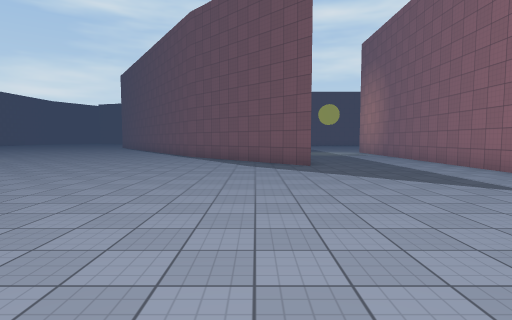
[1] (above)

24 first-person views from a walk through a scene from a Unity 3-D project. The camera is 1.5 m above the floor, tilts 4° down and sees 80° across. The floor is counted in squares, 2 m on a side. Each view is taken from the middle of a square. On the plan, view 1 faces up. The plan holds only what a view shows up to about 10 squares ahead; the rest is blank. The place goes on beyond the plan. The player is left out. Surface patterns are stand-ins for the level's own textures.

[2]
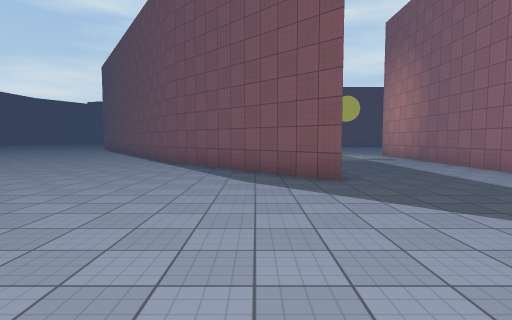

[3]
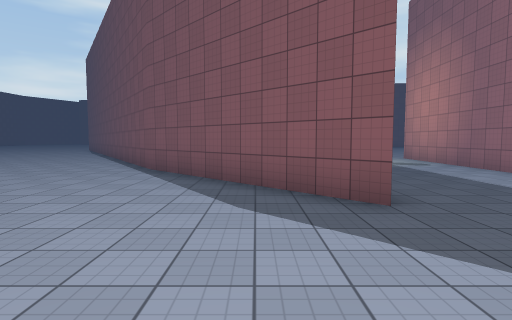

[4]
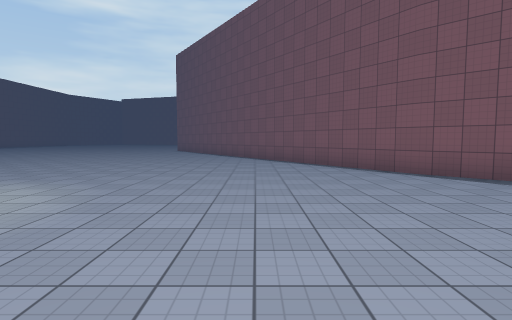

[5]
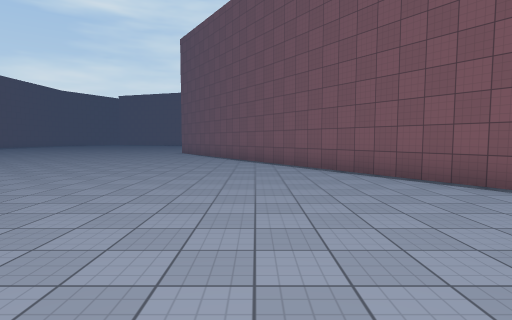

[6]
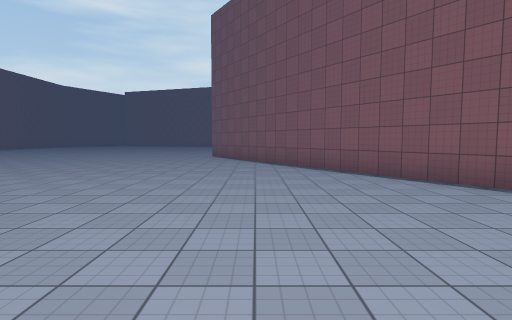

[7]
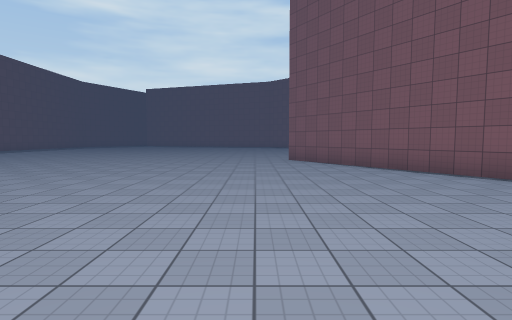

[8]
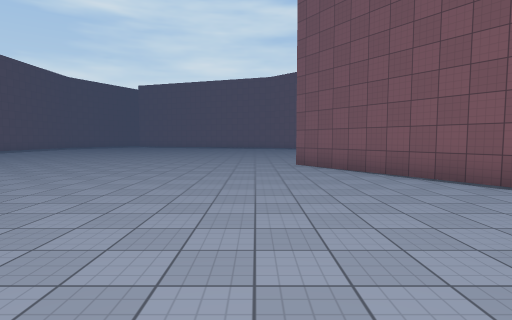

[9]
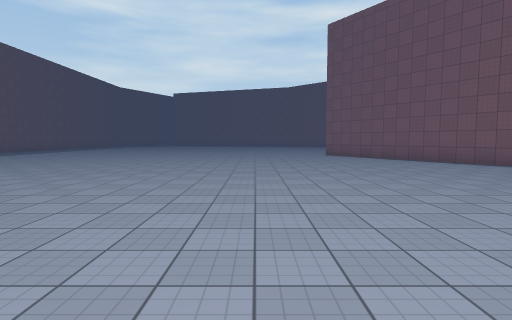

[10]
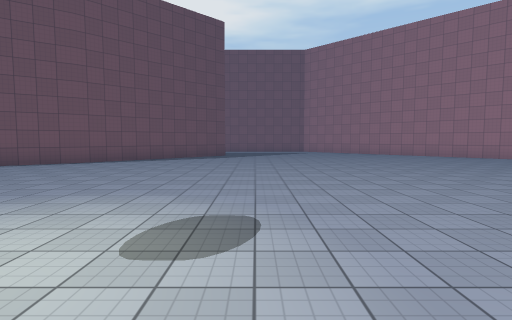

[11]
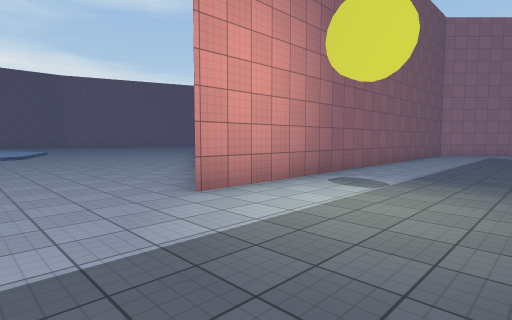

[12]
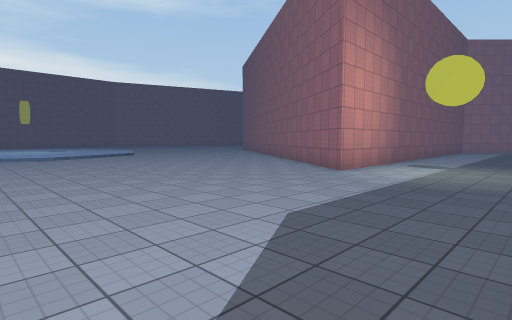

[13]
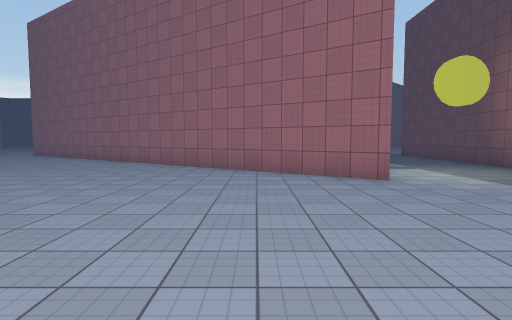

[14]
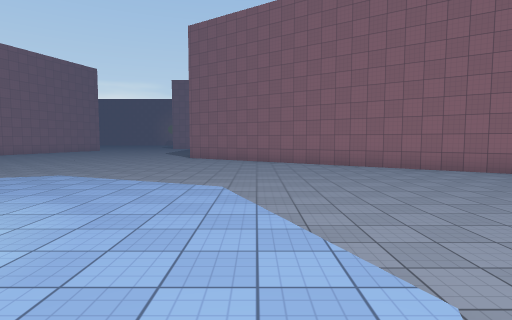

[15]
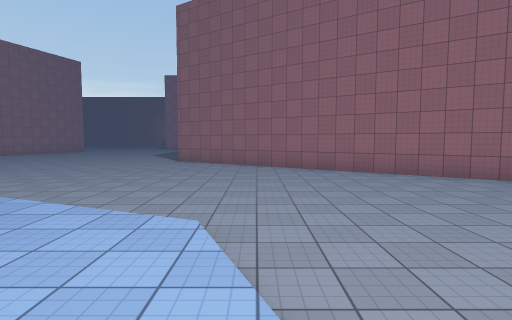

[16]
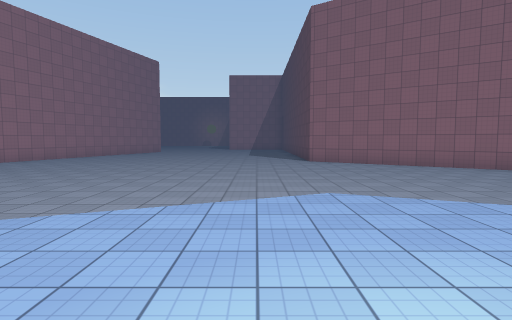

[17]
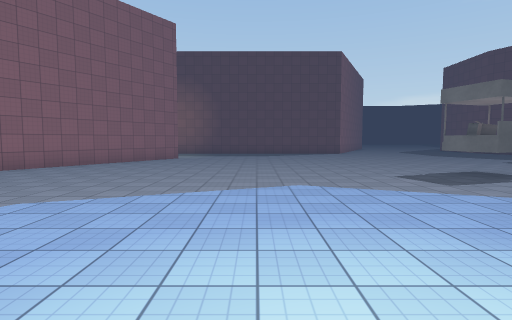

[18]
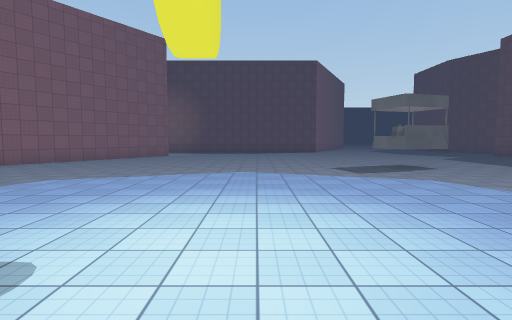

[19]
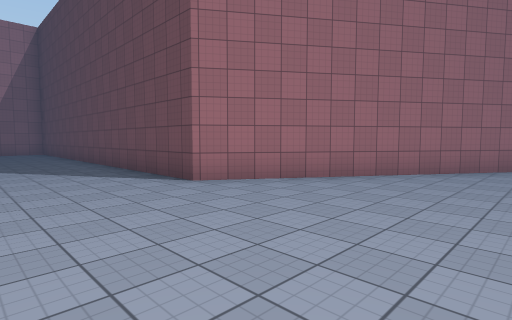

[20]
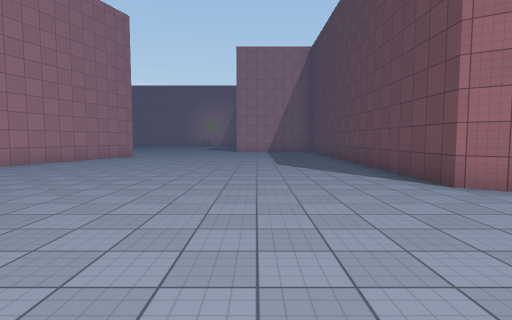

[21]
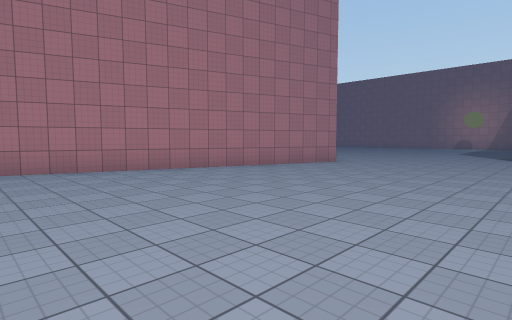

[22]
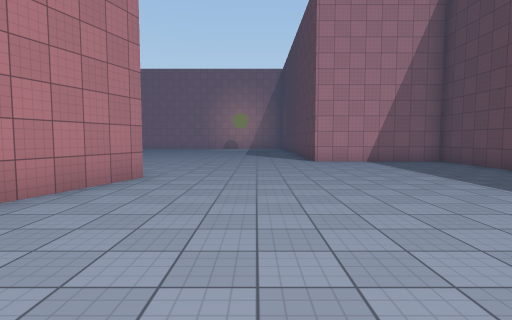

[23]
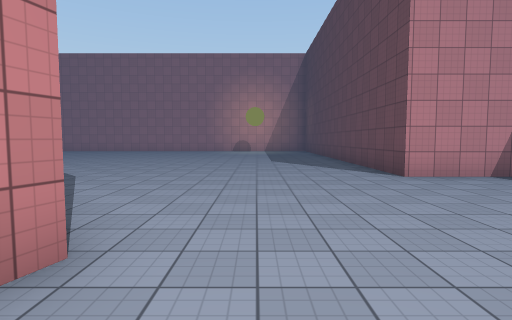

[24]
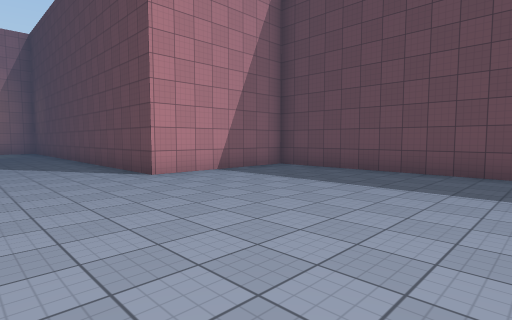

### Floor plan
Key: @ floor where view 1 was taken; # wall or solid block; . main floor; : floor 0.25 m higher than the main floor; / step, stairs or slope; O other object.
Columns run from 19 left of view 1 to 31 right of it. Each row starts with its distance up from view 1.
 26 .........                   ..OO...
 25 .........#                  ..OO..../
 24 .........##                 .......:::
 23 ..........#          ...... ....../::::
 22 ..........##         .............::::::
 21 ...........##        ............/:::::::
 20 ............#        .............::::::
 19 ............##       ............./::::::
 18 .............##      ............./:::::::
 17 ..............#      ............../:::::/.
 16  .............##     ....#...........///....
 15  ..............##    ....###................
 14   ..............#   #....# ##................
 13    .............##  #....#  ###...............
 12     ... .........####....#    ##...............
 11      .   .........## ....#     ###.............
 10          ..........##....#       ##............
  9          ...........#....#        ###.........
  8         .................#          ##..........#
  7        ..................#           #..........#
  6         .................            #.........##
  5          ...............             #.........#
  4           ..............             #.........#
  3            ............              #........##
  2              .........               #........#
  1               .......                #........#
  0                ... @                 #........#
 -1                                      #.........
 -2                                      #..........
 -3                                      #..........
 -4                                      #####.......
 -5                                          #........
 -6                                          #........
 -7                                          #.........
 -8                                          #.........

Where each view was taken, in squares from view 1:
view 1: 0 up, 0 right, facing up
view 2: 3 up, 0 right, facing up
view 3: 5 up, 0 right, facing up
view 4: 6 up, 6 left, facing up
view 5: 9 up, 7 left, facing up
view 6: 12 up, 9 left, facing up
view 7: 14 up, 12 left, facing up
view 8: 16 up, 12 left, facing up
view 9: 11 up, 14 left, facing up
view 10: 7 up, 12 left, facing right
view 11: 19 up, 2 right, facing down-right
view 12: 23 up, 2 right, facing down-right
view 13: 22 up, 8 right, facing down
view 14: 22 up, 15 right, facing down
view 15: 20 up, 15 right, facing down
view 16: 20 up, 20 right, facing down
view 17: 20 up, 19 right, facing left
view 18: 21 up, 21 right, facing left
view 19: 13 up, 21 right, facing down-left
view 20: 13 up, 21 right, facing down
view 21: 9 up, 21 right, facing down-right
view 22: 6 up, 24 right, facing down
view 23: 2 up, 25 right, facing down
view 24: 2 up, 25 right, facing down-left
